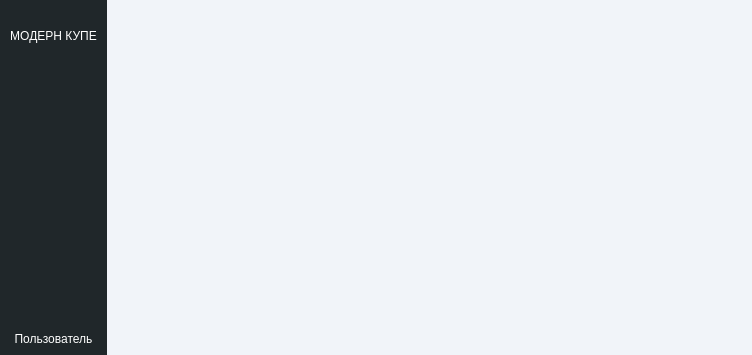
<?xml version="1.0" encoding="UTF-8"?>
<ui version="4.0">
 <class>MainWindow</class>
 <widget class="QMainWindow" name="MainWindow">
  <property name="geometry">
   <rect>
    <x>0</x>
    <y>0</y>
    <width>752</width>
    <height>355</height>
   </rect>
  </property>
  <property name="windowTitle">
   <string>МодернКупе - Бета-тестирование</string>
  </property>
  <property name="windowIcon">
   <iconset>
    <normaloff>icons/logo.svg</normaloff>icons/logo.svg</iconset>
  </property>
  <property name="styleSheet">
   <string notr="true">#left_widget {
	background-color: #20272a;
}

#central_widget {
	background-color: rgb(241, 244, 249);
}

.QPushButton {
background: transparent;
border: null;
color: white;
}

.QLabel {
	font: 700 10pt &quot;Segoe UI&quot;;
	color: white;
}

#tabs {
	background-color: transparent;
	border: null;
	outline: none;
}

#tabs::item {
	background-color: rgba(255, 255, 255, 0);
	color: rgb(255, 255, 255);
	font: 900 9pt &quot;Segoe UI&quot;;
	padding: 10%;
	border: null;
}

#tabs::item:hover{
background-color: rgb(69, 75, 84);
}

#tabs::item:selected{
background-color: rgb(38, 165, 154);
}

#company_name {
padding-left: 10;
padding-right: 10;
}</string>
  </property>
  <widget class="QWidget" name="centralwidget">
   <layout class="QHBoxLayout" name="horizontalLayout">
    <property name="spacing">
     <number>0</number>
    </property>
    <property name="leftMargin">
     <number>0</number>
    </property>
    <property name="topMargin">
     <number>0</number>
    </property>
    <property name="rightMargin">
     <number>0</number>
    </property>
    <property name="bottomMargin">
     <number>0</number>
    </property>
    <item>
     <widget class="QWidget" name="left_widget" native="true">
      <property name="sizePolicy">
       <sizepolicy hsizetype="Preferred" vsizetype="Preferred">
        <horstretch>0</horstretch>
        <verstretch>0</verstretch>
       </sizepolicy>
      </property>
      <layout class="QVBoxLayout" name="verticalLayout">
       <property name="leftMargin">
        <number>0</number>
       </property>
       <property name="rightMargin">
        <number>0</number>
       </property>
       <item>
        <widget class="QPushButton" name="logo">
         <property name="text">
          <string/>
         </property>
         <property name="icon">
          <iconset>
           <normaloff>icons/logo.svg</normaloff>icons/logo.svg</iconset>
         </property>
         <property name="iconSize">
          <size>
           <width>32</width>
           <height>32</height>
          </size>
         </property>
        </widget>
       </item>
       <item>
        <widget class="QLabel" name="company_name">
         <property name="text">
          <string>МОДЕРН КУПЕ</string>
         </property>
         <property name="alignment">
          <set>Qt::AlignCenter</set>
         </property>
        </widget>
       </item>
       <item>
        <widget class="QListWidget" name="tabs">
         <property name="sizePolicy">
          <sizepolicy hsizetype="Preferred" vsizetype="Expanding">
           <horstretch>0</horstretch>
           <verstretch>0</verstretch>
          </sizepolicy>
         </property>
         <property name="sizeAdjustPolicy">
          <enum>QAbstractScrollArea::AdjustToContentsOnFirstShow</enum>
         </property>
         <property name="selectionMode">
          <enum>QAbstractItemView::SingleSelection</enum>
         </property>
         <property name="sortingEnabled">
          <bool>false</bool>
         </property>
        </widget>
       </item>
       <item>
        <widget class="QPushButton" name="user">
         <property name="text">
          <string>Пользователь</string>
         </property>
         <property name="icon">
          <iconset>
           <normaloff>icons/user.svg</normaloff>icons/user.svg</iconset>
         </property>
        </widget>
       </item>
      </layout>
     </widget>
    </item>
    <item>
     <widget class="QWidget" name="central_widget" native="true">
      <property name="sizePolicy">
       <sizepolicy hsizetype="Expanding" vsizetype="Preferred">
        <horstretch>0</horstretch>
        <verstretch>0</verstretch>
       </sizepolicy>
      </property>
      <layout class="QHBoxLayout" name="horizontalLayout_3">
       <property name="spacing">
        <number>0</number>
       </property>
       <property name="leftMargin">
        <number>0</number>
       </property>
       <property name="topMargin">
        <number>0</number>
       </property>
       <property name="rightMargin">
        <number>0</number>
       </property>
       <property name="bottomMargin">
        <number>0</number>
       </property>
      </layout>
     </widget>
    </item>
   </layout>
  </widget>
 </widget>
 <resources/>
 <connections/>
</ui>
